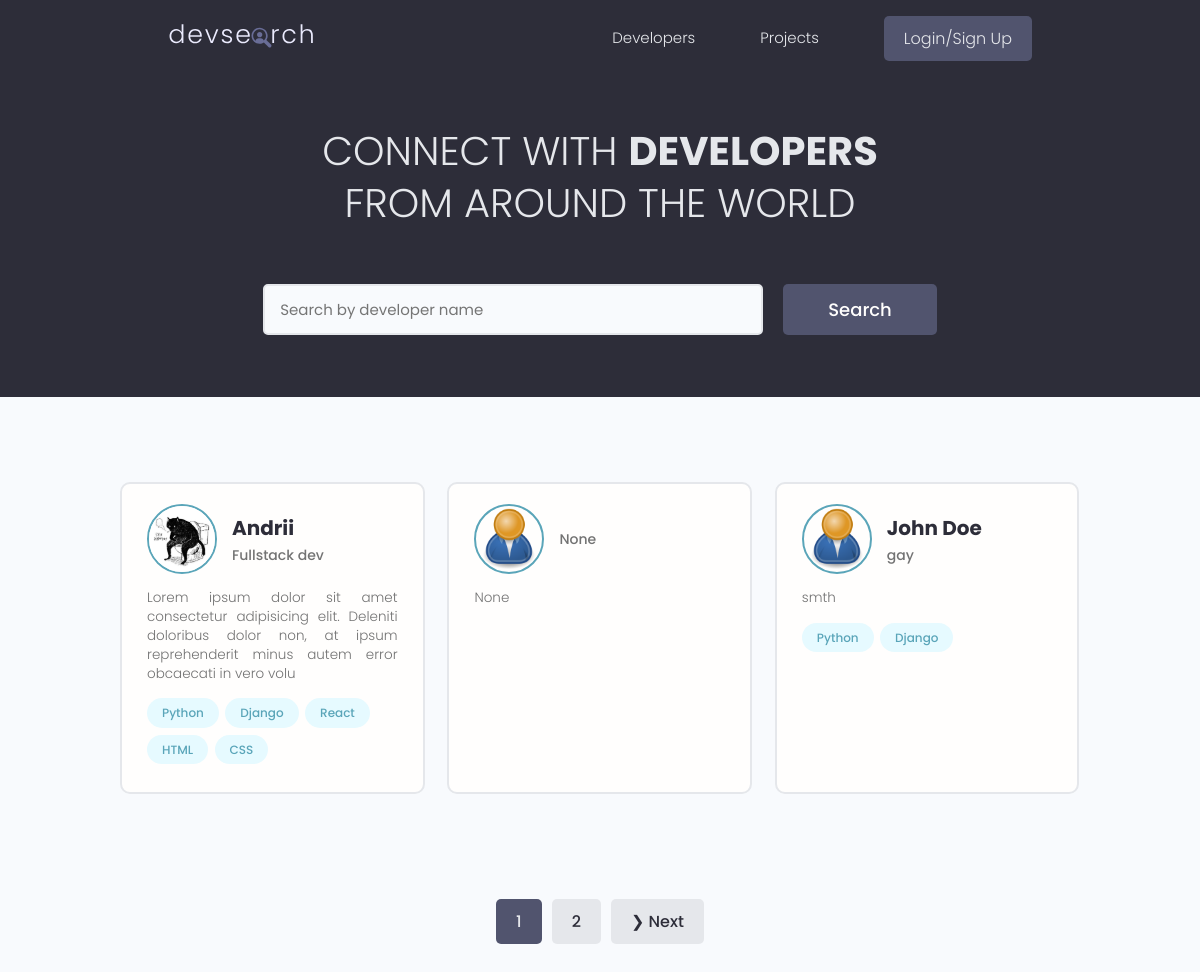
/, run on an earlier commit of the app's database.
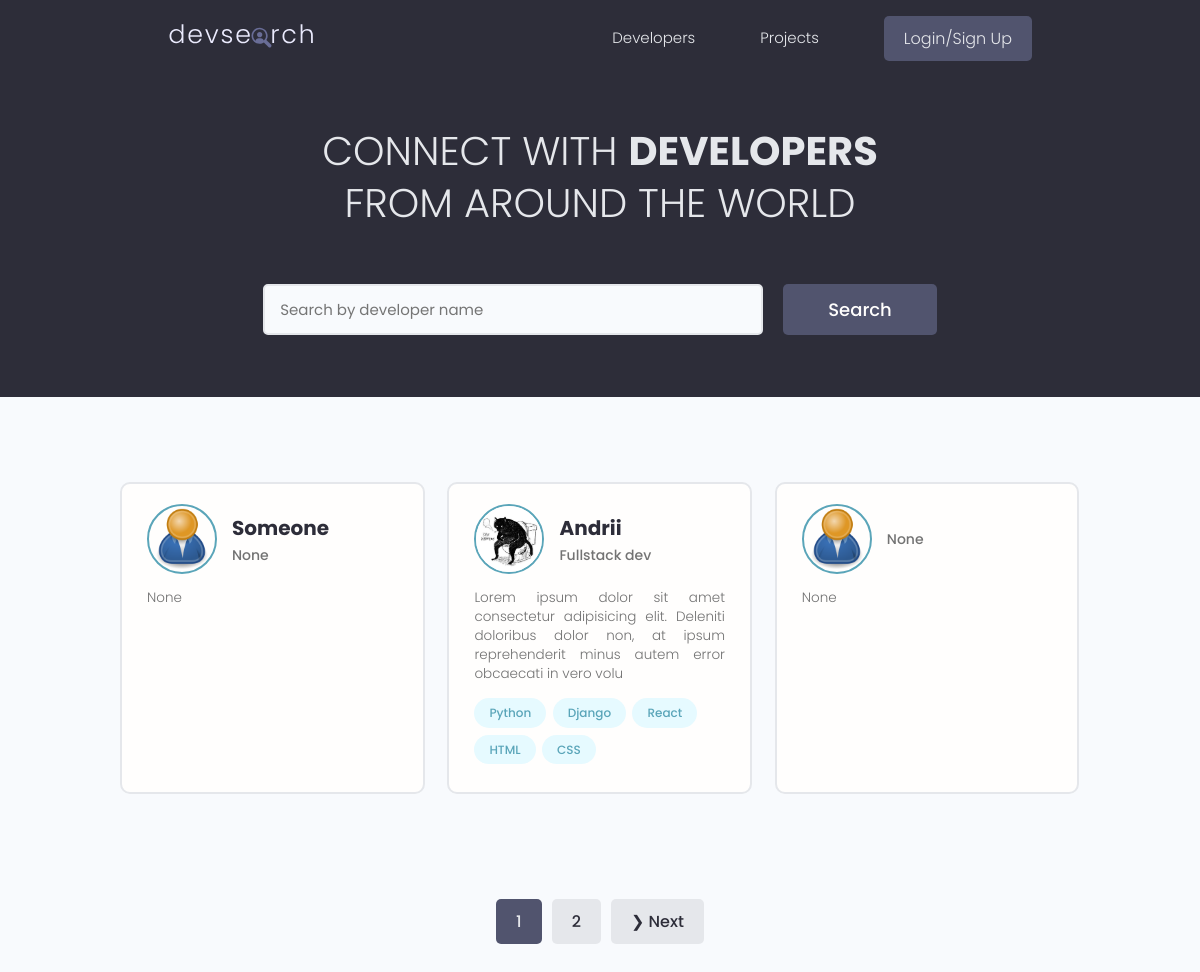
And on a later commit of the database.
### users/models.py (models this page shows, shortened)
class Profile(models.Model):
    user = models.OneToOneField(User, on_delete=models.CASCADE, null=True, blank=True)
    name = models.CharField(max_length=200, blank=True, null=True)
    email = models.EmailField(max_length=500, blank=True, null=True)
    username = models.CharField(max_length=200, blank=True, null=True)
    location = models.CharField(max_length=200, blank=True, null=True)
    short_intro = models.CharField(max_length=200, blank=True, null=True)
    bio = models.TextField(blank=True, null=True)
    profile_image = models.ImageField(null=True, blank=True, upload_to='profiles/', default="profiles/user-default.png")
    social_github = models.CharField(max_length=200, blank=True, null=True)
    social_twitter = models.CharField(max_length=200, blank=True, null=True)
    social_linkedin = models.CharField(max_length=200, blank=True, null=True)
    social_youtube = models.CharField(max_length=200, blank=True, null=True)
    social_website = models.CharField(max_length=200, blank=True, null=True)
    created=models.DateTimeField(auto_now_add=True)
    id = models.UUIDField(default=uuid.uuid4,unique=True,primary_key=True,editable=False)

class Skill(models.Model):
    owner=models.ForeignKey(Profile, on_delete=models.CASCADE, null=True, blank=True)
    name=models.CharField(max_length=200, blank=True, null=True)
    description=models.TextField(null=True, blank=True)
    created=models.DateTimeField(auto_now_add=True)
    id = models.UUIDField(default=uuid.uuid4,unique=True,primary_key=True,editable=False)
    def __str__(self):
        return self.name

### users/views.py (the view)
# urls.py: path('',views.profiles,name='profiles'),
def profiles(request):
    profiles,search_query=searchProfiles(request)
    custom_range,profiles=paginationProfiles(request,profiles,3)
    context={'profiles':profiles, 'search_query':search_query, 'custom_range':custom_range}
    return render(request, 'users/profiles.html',context)

### users/utils.py (called while the page is built)
def paginationProfiles(request, profiles,results):
    page = request.GET.get('page',1)
    paginator = Paginator(profiles, results)
    try:
        profiles = paginator.page(page)
    except PageNotAnInteger:
        profiles = paginator.page(1)
    except EmptyPage:
        profiles = paginator.page(paginator.num_pages)
    leftIndex = (int(page)-1)
    page = int(page) if page else 1
    leftIndex = max(1, page - 1)
    rightIndex = min(page + 1, paginator.num_pages)
    custom_range = range(leftIndex, rightIndex + 1)
    return custom_range, profiles

def searchProfiles(request):
    search_query= ''
    if request.GET.get('search_query'):
        search_query=request.GET.get('search_query')
    skills=Skill.objects.filter(Q(name__icontains=search_query) | Q(description__icontains=search_query))
    profiles=Profile.objects.distinct().filter(Q(name__icontains=search_query) | Q(short_intro__icontains=search_query)
                                    | Q(skill__in=skills))
    return profiles,search_query

### users/templates/users/profiles.html (shortened to what this page needs)
{% extends 'main.html' %}
{% block content %}
 <main class="home">
    <section class="hero-section text-center">
      <div class="container container--narrow">
        <div class="hero-section__box">
          <h2>CONNECT WITH <span>DEVELOPERS</span></h2>
          <h2>FROM AROUND THE WORLD</h2>
        </div>
        <div class="hero-section__search">
          <form class="form" action="{% url 'profiles' %}" method="get">
            <div class="form__field">
              <input class="input input--text" id="formInput#search" type="text" name="search_query"
                value = '{{search_query}}'placeholder="Search by developer name" />
            </div>
            <input class="btn btn--sub btn--lg" type="submit" value="Search" />
          </form>
        </div>
      </div>
    </section>
    <section class="devlist">
      <div class="container">
        <div class="grid grid--three">
        {% for profile in profiles %}
          <div class="column card">
            <div class="dev">
              <a href="{% url 'user-profile' profile.id %}" class="card__body">
                <div class="dev__profile">
                  <img class="avatar avatar--md" src="{{ profile.profile_image.url }}" alt="image" />
                  <div class="dev__meta">
                    <h3>{{ profile.name }}</h3>
                    <h5>{{ profile.short_intro|slice:"60" }}</h5>
                  </div>
                </div>
                <p class="dev__info">
                  {{ profile.bio|slice:"150" }}
                </p>
                <div class="dev__skills">
                    {% for skill in profile.skill_set.all|slice:"5" %}
                  <span class="tag tag--pill tag--main">
                    <small>{{skill}}</small>
                  </span>
                  {% endfor %}
                </div>
              </a>
            </div>
          </div>
         {% endfor %}
        </div>
      </div>
    </section>
    {% include 'pagination.html' with queryset=profiles custom_range=custom_range %}
  </main>
{% endblock %}

What changed in the data, as far as the page shows it:
no longer on this page (row unchanged): Profile: profile_image (placeholder picture), name "John Doe", short_intro "gay", bio "smth"
no longer on this page (row unchanged): Skill: name "Python", shown under "John Doe"
no longer on this page (row unchanged): Skill: name "Django", shown under "John Doe"
added Profile: profile_image (placeholder picture), name "Someone", short_intro "None", bio "None"
